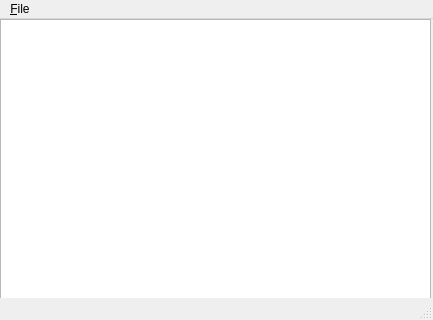
<?xml version="1.0" encoding="UTF-8"?>
<ui version="4.0">
 <class>MainWin</class>
 <widget class="QMainWindow" name="MainWin">
  <property name="geometry">
   <rect>
    <x>0</x>
    <y>0</y>
    <width>433</width>
    <height>320</height>
   </rect>
  </property>
  <property name="minimumSize">
   <size>
    <width>433</width>
    <height>320</height>
   </size>
  </property>
  <property name="windowTitle">
   <string>Projects window</string>
  </property>
  <widget class="QWidget" name="centralWidget">
   <widget class="ProjectListWgt" name="projList">
    <property name="geometry">
     <rect>
      <x>0</x>
      <y>0</y>
      <width>431</width>
      <height>281</height>
     </rect>
    </property>
    <property name="sizePolicy">
     <sizepolicy hsizetype="Expanding" vsizetype="Expanding">
      <horstretch>0</horstretch>
      <verstretch>0</verstretch>
     </sizepolicy>
    </property>
    <property name="gridSize">
     <size>
      <width>3</width>
      <height>15</height>
     </size>
    </property>
    <property name="modelColumn">
     <number>0</number>
    </property>
    <property name="sortingEnabled">
     <bool>false</bool>
    </property>
   </widget>
  </widget>
  <widget class="QMenuBar" name="menuBar">
   <property name="geometry">
    <rect>
     <x>0</x>
     <y>0</y>
     <width>433</width>
     <height>22</height>
    </rect>
   </property>
   <widget class="QMenu" name="menuFile">
    <property name="title">
     <string>&amp;File</string>
    </property>
    <addaction name="actionNew_project"/>
    <addaction name="actionAdd_project"/>
    <addaction name="actionPreferences"/>
   </widget>
   <addaction name="menuFile"/>
  </widget>
  <widget class="QStatusBar" name="statusBar"/>
  <action name="actionNew_project">
   <property name="text">
    <string>&amp;New project</string>
   </property>
  </action>
  <action name="actionAdd_project">
   <property name="text">
    <string>&amp;Add project</string>
   </property>
  </action>
  <action name="actionPreferences">
   <property name="text">
    <string>Preferences</string>
   </property>
  </action>
 </widget>
 <layoutdefault spacing="6" margin="11"/>
 <customwidgets>
  <customwidget>
   <class>ProjectListWgt</class>
   <extends>QListWidget</extends>
   <header>mainwin.h</header>
  </customwidget>
 </customwidgets>
 <resources/>
 <connections/>
</ui>
